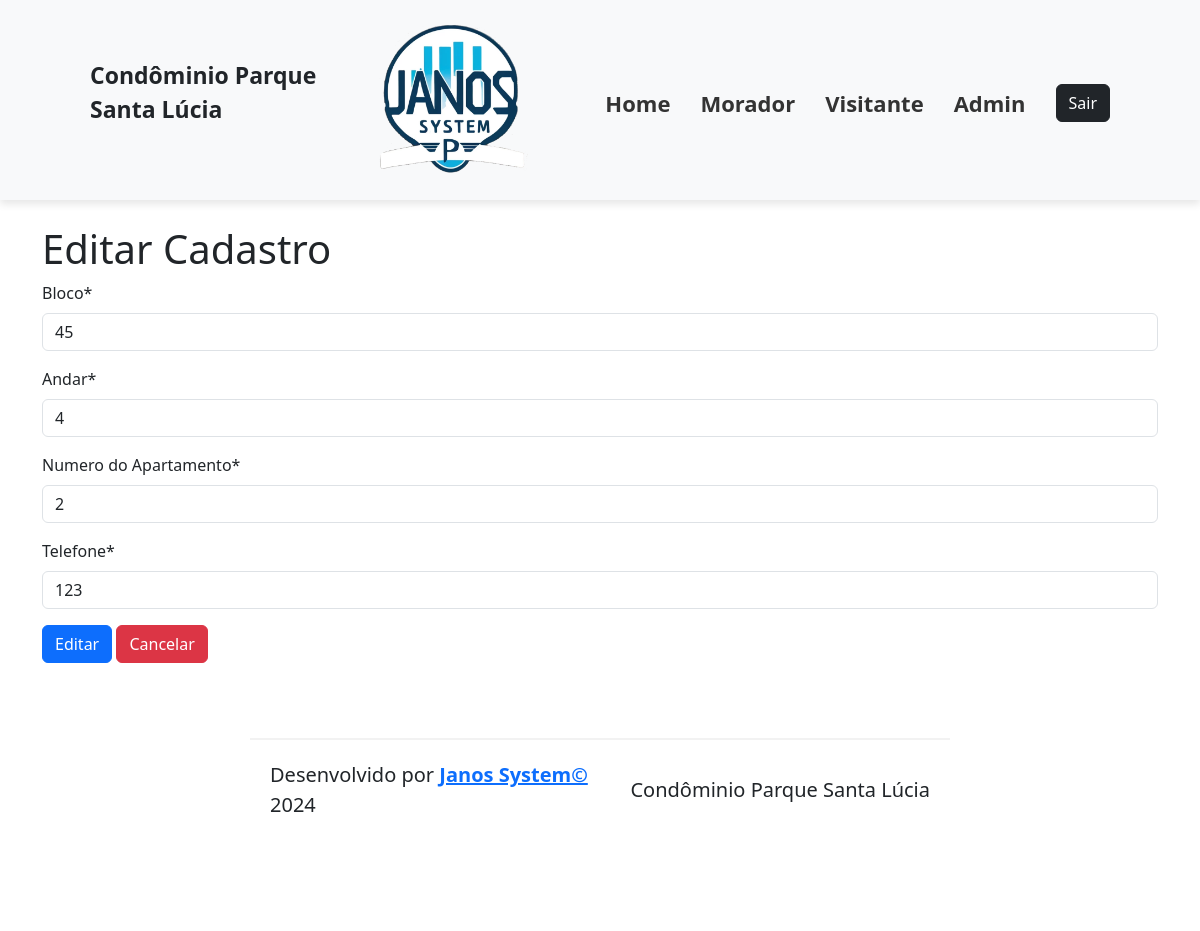
/apartamentos-edicao/1, run on the app's committed database.
### cadastros/models.py (models this page shows, shortened)
class Apartamento(models.Model):
    bloco = models.CharField(verbose_name="Bloco", max_length=5, null=False, blank=False)
    andar = models.CharField(verbose_name="Andar", max_length=5, null=False, blank=False)
    numero_apto = models.IntegerField(verbose_name="Numero do Apartamento", null=False, blank=False)
    telefone_apto = models.CharField(verbose_name="Telefone", max_length=8, null=False, blank=False)

### cadastros/views.py (the view)
# urls.py: path("apartamentos-edicao/<int:pk>", ApartamentoUptadeView.as_view(), name="apartamentos_edicao",),
class ApartamentoUptadeView(UpdateView):
    model = Apartamento
    fields = ["bloco", "andar", "numero_apto", "telefone_apto"]
    success_url = reverse_lazy("apartamentos_lista")

### cadastros/Templates/cadastros/apartamento_form.html (shortened to what this page needs)
{% extends 'base.html' %}
{% load static %}
{% load crispy_forms_tags %}
{% load static %}
{% block content %}
    {% if apartamento.pk %}
		<h1> Editar Cadastro </h1>
	{% else %}
        <h1> Cadastro de Apartamentos </h1>
                <p>Cadastro dos apartamentos ADM</p>
        <h1> Novo Apartamento(a) </h1>
	{% endif %}
    <form method="POST">
        {{ form| crispy }}
        {% if apartamento.pk %}
            <button type="submit" class="btn btn-primary" >Editar</button>
            <a href="{% url 'apartamentos_lista' %}" class="btn btn-danger">Cancelar</a>
        {% else %}
            <button type="submit" class="btn btn-primary" >Cadastrar</button>
            <a href="{% url 'apartamentos_cadastro' %}" class="btn btn-danger">Cancelar</a>
            <a href="{% url 'apartamentos_lista' %}" class="btn btn-secondary">Apartamentos Cadastrados</a>
        {% endif %}
    </form>
{% endblock content %}

### data on the page
Apartamento: bloco "45", andar "4", numero_apto "2", telefone_apto "123"
